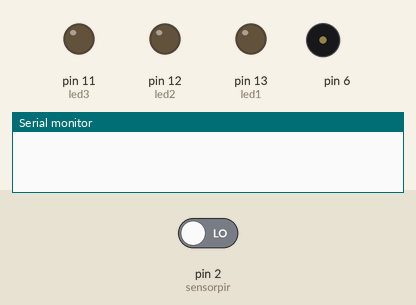
The sketch below on a simulated Arduino Uno, built with avr-gcc and run on an emulated ATmega328P. Shown: output pins drawn as LEDs (lit = HIGH), buzzer (waves = sounding), the last lines printed to the serial monitor. The test bench sets the inputs (shaded band); at power-on: pin 2 (sensorpir) LOW.

Above: at 1.2 s.
1.3 s: pin 2 (sensorpir) driven HIGH
At 1.9 s:
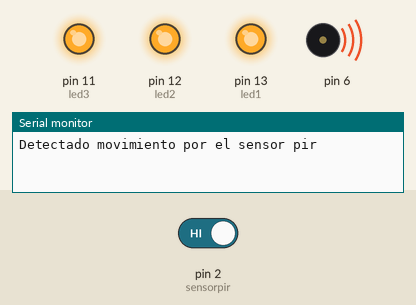
4.3 s: pin 2 (sensorpir) driven LOW
At 5.4 s:
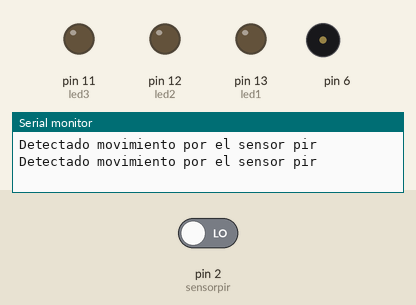
Timing chart, 0 to 7.3 s (numbered marks = the images above; inputs shaded):
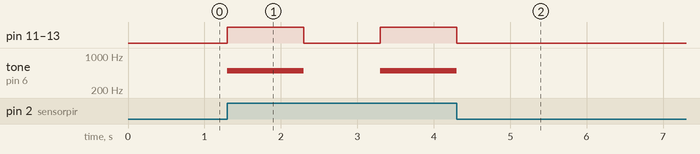

The sketch:

Punto_2.ino
```cpp
byte sensorpir = 2;
byte led1 = 13;
byte led2 = 12;
byte led3 = 11;

void setup(){
  pinMode(sensorpir, INPUT);
  pinMode(6, OUTPUT);
  pinMode(led1, OUTPUT);
  pinMode(led2, OUTPUT);
  pinMode(led3, OUTPUT);
  Serial.begin(9600);
}

void loop(){

  if(digitalRead(sensorpir) == HIGH){
    Serial.println("Detectado movimiento por el sensor pir");
    digitalWrite(led1, HIGH);
    digitalWrite(led2, HIGH);
    digitalWrite(led3, HIGH);
    tone(6, 500);
    delay(1000);
    digitalWrite(led1, LOW);
    digitalWrite(led2, LOW);
    digitalWrite(led3, LOW);
    noTone(6);
    delay(1000);
  }
}
```

Measured:
- after the input at 1.3 s, pin 11 (led3), pin 12 (led2), pin 13 (led1): LOW → HIGH at once, → LOW 1.0 s later, → HIGH 1.0 s later; tone on pin 6: silent → 500 Hz at once, → silent 1.0 s later, → 500 Hz 1.0 s later
- after the input at 4.3 s, pin 11 (led3), pin 12 (led2), pin 13 (led1): goes on until 4.3 s, then stays LOW; tone on pin 6: goes on until 4.3 s, then stays silent
